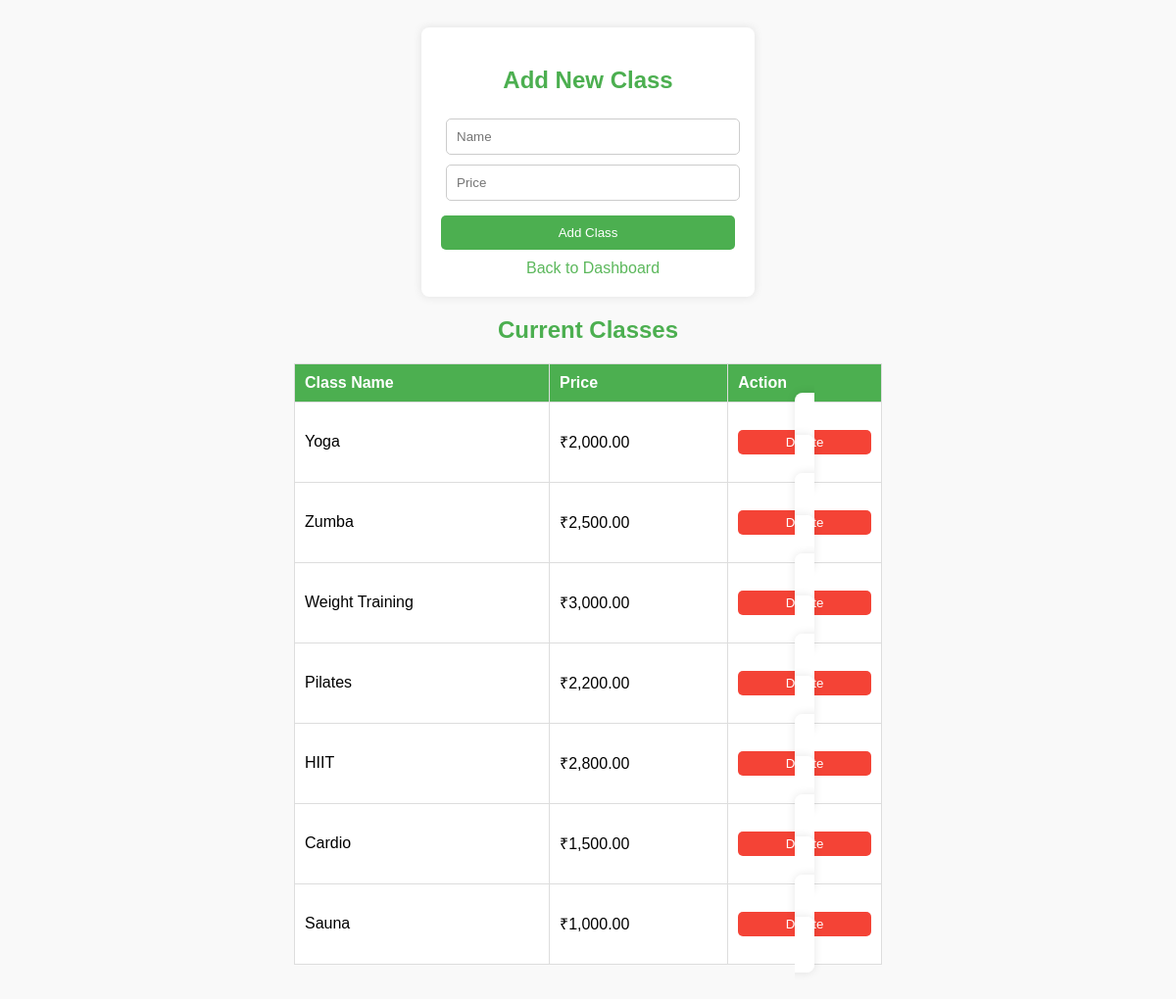
/add_class.php, run on the app's committed database.
### tables this page shows
CREATE TABLE `classes` (
  `id` int(11) NOT NULL,
  `name` varchar(100) NOT NULL,
  `description` text NOT NULL,
  `duration` int(11) NOT NULL,
  `price` decimal(10,2) NOT NULL,
  `class_name` varchar(255) DEFAULT NULL
);

### add_class.php (the view, shortened to what this page needs)
<?php
require 'config.php';
$stmt = $pdo->query("SELECT id, class_name, price FROM classes");
$classes = $stmt->fetchAll(PDO::FETCH_ASSOC);
?>
<!DOCTYPE html>
<html lang="en">
<head>
    <link rel="stylesheet" href="styles.css">
</head>
<body>
    <form method="POST" action="">
        <h2>Add New Class</h2>
        <input type="text" name="class_name" placeholder="Name" required>
        <input type="number" name="class_price" placeholder="Price" min="1" required>
        <button type="submit" name="add_class">Add Class</button>
        <a class="button" href="admin_dashboard.php">Back to Dashboard</a>
    </form>
    <h2>Current Classes</h2>
    <table>
        <tr>
            <th>Class Name</th>
            <th>Price</th>
            <th>Action</th>
        </tr>
        <?php foreach ($classes as $class): ?>
            <tr>
                <td><?php echo htmlspecialchars($class['class_name']); ?></td>
                <td>₹<?php echo htmlspecialchars(number_format($class['price'], 2)); ?></td>
                <td class="action-cell">
                    <form method="POST" action="" style="display:inline;">
                        <button type="submit" name="delete_class" class="delete-button" onclick="return confirm('Are you sure you want to delete this class?');">Delete</button>
                    </form>
                </td>
            </tr>
        <?php endforeach; ?>
    </table>
</body>
</html>

### styles.css (style rules this page uses)
body { font-family: Arial, sans-serif; background-color: #f4f4f4; padding: 20px; }
form { background: #fff; padding: 20px; max-width: 300px; margin: 0 auto; border-radius: 8px; box-shadow: 0 0 10px rgba(0, 0, 0, 0.1); }
h2 { text-align: center; margin-bottom: 20px; }
input, button { width: 100%; padding: 10px; margin: 10px 0; border-radius: 5px; border: 1px solid #ddd; }
button { background-color: #5cb85c; color: #fff; border: none; cursor: pointer; }
a { color: #5cb85c; text-decoration: none; }
h2, h3 { color: #333; }

### add_class.php (style rules this page uses)
body { font-family: Arial, sans-serif; padding: 20px; background-color: #f9f9f9; }
h2 { color: #4CAF50; text-align: center; font-size: 1.5em; }
form { margin-bottom: 20px; text-align: center; }
input[type="text"], input[type="number"] { padding: 10px; margin: 5px; width: calc(100% - 22px); max-width: 300px; border: 1px solid #ccc; border-radius: 5px; }
button { background-color: #4CAF50; color: white; border: none; padding: 10px 15px; border-radius: 5px; cursor: pointer; transition: background-color 0.3s; }
table { width: 80%; max-width: 600px; border-collapse: collapse; margin: 20px auto; }
th, td { border: 1px solid #ddd; padding: 10px; text-align: left; }
th { background-color: #4CAF50; color: white; }
td { background-color: #fff; }
.delete-button { background-color: #f44336; padding: 5px 10px; margin: 0 auto; display: block; }
.button { margin-left: 10px; }
.action-cell { text-align: center; }

### data on the page
classes: class_name "Yoga", price "2,000.00"
classes: class_name "Zumba", price "2,500.00"
classes: class_name "Weight Training", price "3,000.00"
classes: class_name "Pilates", price "2,200.00"
classes: class_name "HIIT", price "2,800.00"
classes: class_name "Cardio", price "1,500.00"
classes: class_name "Sauna", price "1,000.00"
